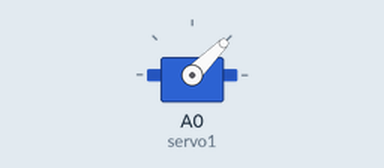
Recording of a sketch running on a simulated Arduino Uno, built with avr-gcc and run on an emulated ATmega328P. Parts: servo.

Above: at 0.05 s.
At 5.0 s:
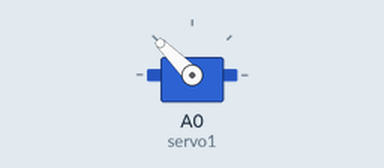
Timing chart, 0 to 6.5 s (numbered marks = the images above):
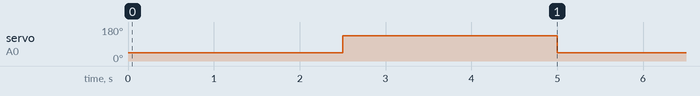

Measured:
- by itself, servo on A0 (servo1): alternates 135° for 2.5 s and 45° for 2.5 s

The sketch:

servo0901.ino
```cpp
/*****************************
* 2017.09.01 서보모터 제어 학습
* 목표 : 서보모터 구동 확인
     ******* 코멘트 *******
DXW90 작동 전압은 5V.
빨간선 전원, 갈색선 접지, 주황선 데이터(PWM)
모터에 연결되는 저항은 필요한지 모르겠음. 필요없을듯.
SoftwareServo 라이브러리를 쓰려했는데 현재버전이랑 안맞는거같다.
Servo 라이브러리를 사용함. 차이는 모르겠음.
******************************/

#include <Servo.h>

Servo servo1;

void setup() {
  servo1.attach(A0); // pinMode와 같은역할.
}

void loop() {
  servo1.write(45); // 회전. 인수는 각도.

  delay(2500);

  servo1.write(135);

  delay(2500);
}
```
